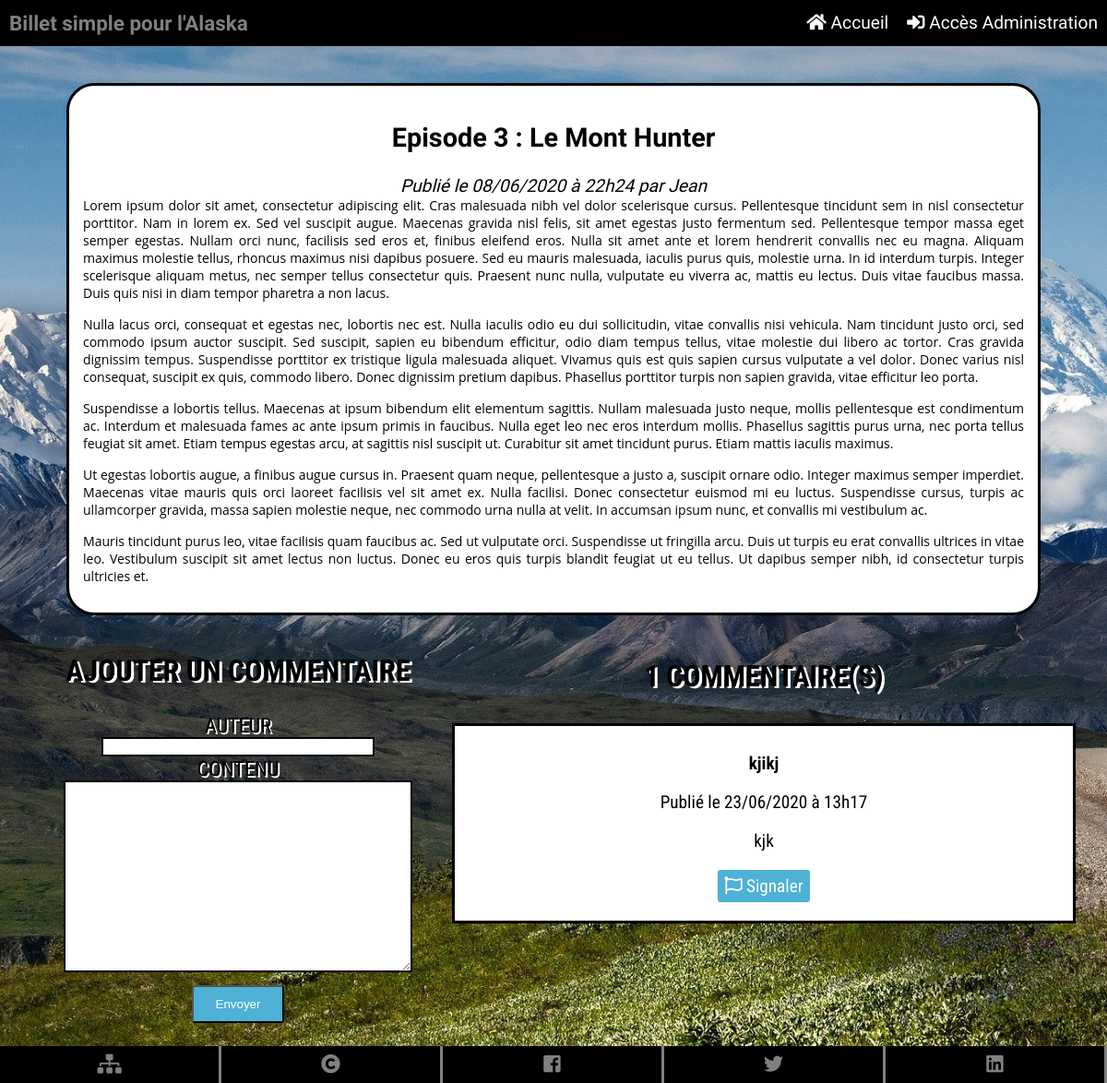
The app's page /index.php?action=post&id=3 with its own data.
### tables this page shows
CREATE TABLE `images` (
  `img_id` int(11) NOT NULL,
  `post_id` int(11) NOT NULL,
  `img_nom` varchar(50) NOT NULL,
  `img_taille` varchar(50) NOT NULL,
  `img_type` varchar(50) NOT NULL
);

CREATE TABLE `posts` (
  `id` int(11) NOT NULL,
  `title` varchar(255) NOT NULL,
  `content` text NOT NULL,
  `author` varchar(255) NOT NULL,
  `creation_date` datetime NOT NULL
);

CREATE TABLE `comments` (
  `id` int(11) NOT NULL,
  `post_id` int(11) NOT NULL,
  `author` varchar(255) NOT NULL,
  `comment` text NOT NULL,
  `comment_date` datetime NOT NULL,
  `signalement` tinyint(1) NOT NULL,
  `nb_signalements` int(11) NOT NULL
);

### model/PostManager.php (called while the page is built, shortened)
<?php
class PostManager extends Manager
{
    public function getPost($postId)
    {
        $db = $this->dbConnect();
        $req = $db->prepare('SELECT
                            posts.id, posts.title, posts.author, posts.content, DATE_FORMAT(creation_date, \'%d/%m/%Y à %Hh%i\') AS creation_date_fr,
                            images.img_nom AS img
                            FROM posts
                            LEFT JOIN images ON id = images.post_id
                            WHERE posts.id = ?');
        $req->execute(array($postId));
        $post = $req->fetch();
        return $post;
    }
}

### model/CommentManager.php (called while the page is built, shortened)
<?php
class CommentManager extends Manager
{
    public function getComments($postId)
    {
        $db = $this->dbConnect();
        $comments = $db->prepare('SELECT id, post_id, author, comment, DATE_FORMAT(comment_date, \'%d/%m/%Y à %Hh%i\') AS comment_date_fr FROM comments WHERE post_id = ? ORDER BY comment_date DESC');
        $comments->execute(array($postId));
        $req = $comments->fetchAll();
        return $req;
    }
}

### view/frontend/postView.php (the view, shortened to what this page needs)
<div id="post_wrapper">
    <article id="billet">
        <h1>Episode <?= $post['id'] ?> : <?= $post['title'] ?></h1>
        <em>Publié le <?= $post['creation_date_fr'] ?> par <?= $post['author'] ?></em>
        <?= html_entity_decode($post['content']) ?>
    </article>
    <article id="blocComments">
        <div id="addComments">
            <h2 class="titleComments">Ajouter un commentaire</h3>
            <form method="POST" action="index.php?action=addComment&amp;id=<?= $post['id'] ?>">
                <label for="author">Auteur</label><br>
                <input type="text" name="author" required><br>
                <label for="comment">Contenu</label><br>
                <textarea type="text"  name="comment" required></textarea><br>
                <input type="submit" class="boutons" value="Envoyer">
            </form>
        </div>
        <div id="readComments">
            <?php
                if(count($comments) > 0){
            ?>
            <h3 class="titleComments"><?php echo count($comments); ?> Commentaire(s)</h3>
            <?php
                }
                for($i=0 ; $i < count($comments) ; $i++)
                {
            ?>
            <div id="comments">
                <p><strong><?= $comments[$i]['author'] ?></strong></p>
                <p>Publié le <?= $comments[$i]['comment_date_fr'] ?></p>
                <p><?= nl2br($comments[$i]['comment']) ?></p>
                <a class="boutons" id="bouton_Signalement" href="index.php?action=report&amp;id=<?= $comments[$i]['id'] ?>&amp;postid=<?= $comments[$i]['post_id'] ?>"><i class="far fa-flag"></i> Signaler</a>
            </div>
            <?php
                }
            ?>
        </div>
    </article>
</div>
<?php
    require('view/template.php');
?>

### public/css/style.css (style rules this page uses)
html { height : 100%; }
body { font-family : 'Roboto condensed', 'sans-serif'; min-height: 100%; margin: 0; padding: 0; position: relative; display: flex; flex-direction: column; justify-content: space-between; }
.boutons { background-color: #4EB1D5; color: #FFFFFF; border-radius: 3px; display: block; line-height: 35px; text-align: center; text-decoration: none; width: 100px; margin: auto; margin-top : 10px; margin-bottom : 10px; }
#post_wrapper { text-align: center; display: flex; flex-direction: column; margin-top : 40px; color: black; }
#billet { font-family: 'Nova Flat', 'cursive'; font-size: 1.2em; width: 85%; margin: auto; padding: 15px; background-color: white; border-radius: 30px; border : 3px solid black; word-break: break-word; }
#body_post input[type="text"] { width : 70%; border : 2px solid black; }
#body_post label { font-size : 1.4em; text-transform: uppercase; text-shadow: 2px 2px white; }
#body_post textarea { width : 90%; height : 200px; border : 2px solid black; }
#body_post form { width: 90%; margin: auto; }
#body_post .titleComments { font-size: 2em; text-transform: uppercase; text-shadow: 3px 2px white; }
#blocComments { display: flex; width: 95%; margin: auto; padding: 15px; }
#addComments { width: 40%; position: sticky; -webkit-position: sticky; align-self: flex-start; top: 0; }
#readComments { width: 60%; }
#comments { width: 95%; margin: auto; margin-top: 15px; margin-bottom: 15px; background-color: white; border: 3px solid black; font-size: 1.2em; padding: 10px; word-break: break-word; }

### records on screen
images: post "3", post.title "Le Mont Hunter", post.author "Jean", post.content "Lorem ipsum dolor sit amet, consectetur adipiscing elit. Cras malesuada nibh vel dolor scelerisque cursus. Pellentesque tincidunt sem in nisl consectetur porttitor. Nam in lorem ex. Sed vel suscipit augue. Maecenas gravida nisl felis, sit amet egestas justo fermentum sed. Pellentesque tempor massa eget semper egestas. Nullam orci nunc, facilisis sed eros et, finibus eleifend eros. Nulla sit amet ante et lorem hendrerit convallis nec eu magna. Aliquam maximus molestie tellus, rhoncus maximus nisi dapibus posuere. Sed eu mauris malesuada, iaculis purus quis, molestie urna. In id interdum turpis. Integer scelerisque aliquam metus, nec semper tellus consectetur quis. Praesent nunc nulla,…"
comments: author "kjikj", comment_date_fr "23/06/2020 à 13h17", comment "kjk"

### other values on screen
$post['creation_date_fr'] "08/06/2020 à 22h24"
count($comments) "1"
